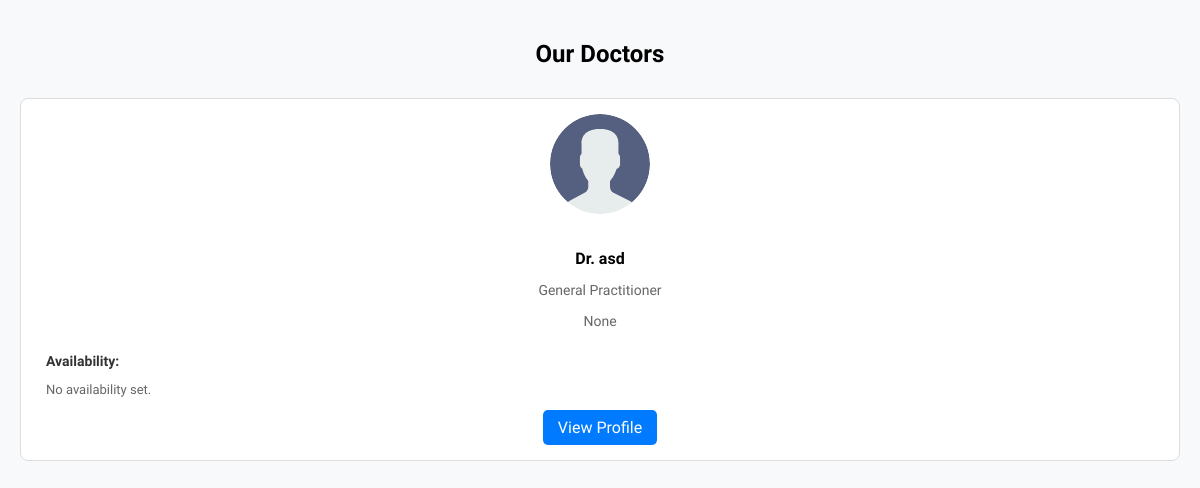
Page /doctors/ (signed in) on the earlier database version.
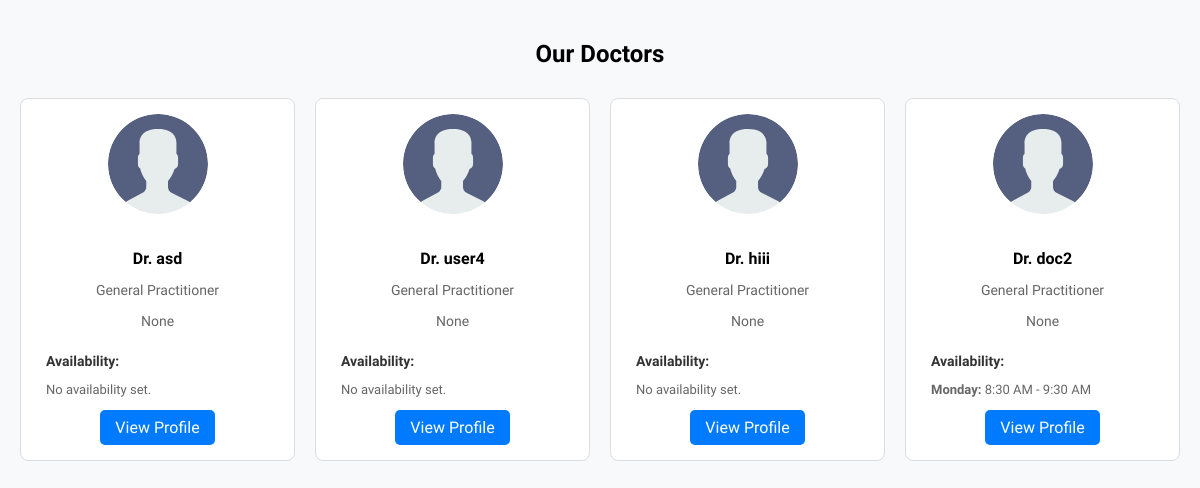
Same page on the later database version.
### clinic/models.py (models this page shows, shortened)
class User(AbstractUser):
    ROLE_CHOICES = (
        ('patient', 'Patient'),
        ('doctor', 'Doctor'),
    )
    role = models.CharField(max_length=10, choices=ROLE_CHOICES, default='patient')
    name = models.CharField(max_length=200, null=True)
    email = models.EmailField(unique=True, null=True)
    bio = models.TextField(null=True, blank=True)
    avatar = models.ImageField(null=True, default="avatar.svg")
    USERNAME_FIELD = 'email'
    REQUIRED_FIELDS = ['username']

class Availability(models.Model):
    DAY_CHOICES = (
        ('Monday', 'Monday'),
        ('Tuesday', 'Tuesday'),
        ('Wednesday', 'Wednesday'),
        ('Thursday', 'Thursday'),
        ('Friday', 'Friday'),
        ('Saturday', 'Saturday'),
        ('Sunday', 'Sunday'),
    )
    doctor = models.ForeignKey(User, on_delete=models.CASCADE, related_name='availability')
    day = models.CharField(max_length=10, choices=DAY_CHOICES)
    start_time = models.TimeField()
    end_time = models.TimeField()
    class Meta:
        unique_together = ('doctor', 'day',)

### clinic/views.py (the view)
# urls.py: path('doctors/', views.doctor_list, name='doctor_list'),
@login_required(login_url='login')
def doctor_list(request):
    doctors = User.objects.filter(role='doctor', is_active=True).prefetch_related('availability')
    context = {'doctors': doctors}
    return render(request, 'clinic/doctor_list.html', context)

### clinic/templates/clinic/doctor_list.html
{% extends 'main.html' %}
{% load static %}
{% block content %}
<link rel="stylesheet" href="{% static 'styles/doctor_list.css' %}">
<div class="doctor-list-container">
    <h2>Our Doctors</h2>
    <div class="doctors-grid">
        {% for doctor in doctors %}
        <div class="doctor-card">
            <img src="{{ doctor.avatar.url }}" alt="Dr. {{ doctor.name }}">
            <h4>Dr. {{ doctor.name }}</h4>
            <p>{{ doctor.specialization.name|default:'General Practitioner' }}</p>
            <p>{{ doctor.bio|truncatewords:15 }}</p>
            <div class="availability-info">
                <h5>Availability:</h5>
                {% for slot in doctor.availability.all %}
                    <p><strong>{{ slot.day }}:</strong> {{ slot.start_time|time:"g:i A" }} - {{ slot.end_time|time:"g:i A" }}</p>
                {% empty %}
                    <p>No availability set.</p>
                {% endfor %}
            </div>
            <a href="{% url 'user-profile' doctor.id %}" class="btn">View Profile</a>
        </div>
        {% empty %}
        <p>No doctors are currently available.</p>
        {% endfor %}
    </div>
</div>
{% endblock %}

### templates/main.html (shortened to what this page needs)
<!DOCTYPE html>
{% load static %}
<html lang="en">
<head>
    <link rel="stylesheet" href="{% static 'styles/main.css' %}" /> <link href="https://fonts.googleapis.com/css2?family=Urbanist:wght@400;700&display=swap" rel="stylesheet">
</head>
<body>
    {% block content %}
    {% endblock %}
</body>
</html>

### static/styles/main.css (style rules this page uses)
body { margin: 0; font-family: 'Urbanist', sans-serif; background: #f8f9fa; }

### static/styles/doctor_list.css (style rules this page uses)
.doctor-list-container { padding: 20px; }
.doctor-list-container h2 { text-align: center; margin-bottom: 30px; }
.doctors-grid { display: grid; grid-template-columns: repeat(auto-fit, minmax(250px, 1fr)); gap: 20px; }
.doctor-card { background: #fff; border: 1px solid #ddd; border-radius: 8px; padding: 15px; text-align: center; }
.doctor-card img { width: 100px; height: 100px; border-radius: 50%; object-fit: cover; margin-bottom: 10px; }
.doctor-card h4 { margin-bottom: 5px; }
.doctor-card p { color: #666; font-size: 14px; margin-bottom: 15px; }
.btn { display: inline-block; padding: 8px 15px; background-color: #007bff; color: white; text-decoration: none; border-radius: 5px; }
.availability-info { margin-top: 15px; text-align: left; padding-left: 10px; }
.availability-info h5 { font-size: 14px; margin-bottom: 5px; color: #333; }
.availability-info p { font-size: 13px; margin-bottom: 3px; }
.btn { display: inline-block; padding: 8px 15px; background-color: #007bff; color: white; text-decoration: none; border-radius: 5px; margin-top: 10px; }

Differences in the rows shown:
added User: avatar (placeholder picture), name "user4", specialization.name "General Practitioner", bio "None"
added User: avatar (placeholder picture), name "hiii", specialization.name "General Practitioner", bio "None"
added User: avatar (placeholder picture), name "doc2", specialization.name "General Practitioner", bio "None"
added Availability: day "Monday", start_time "8:30 AM", end_time "9:30 AM"
